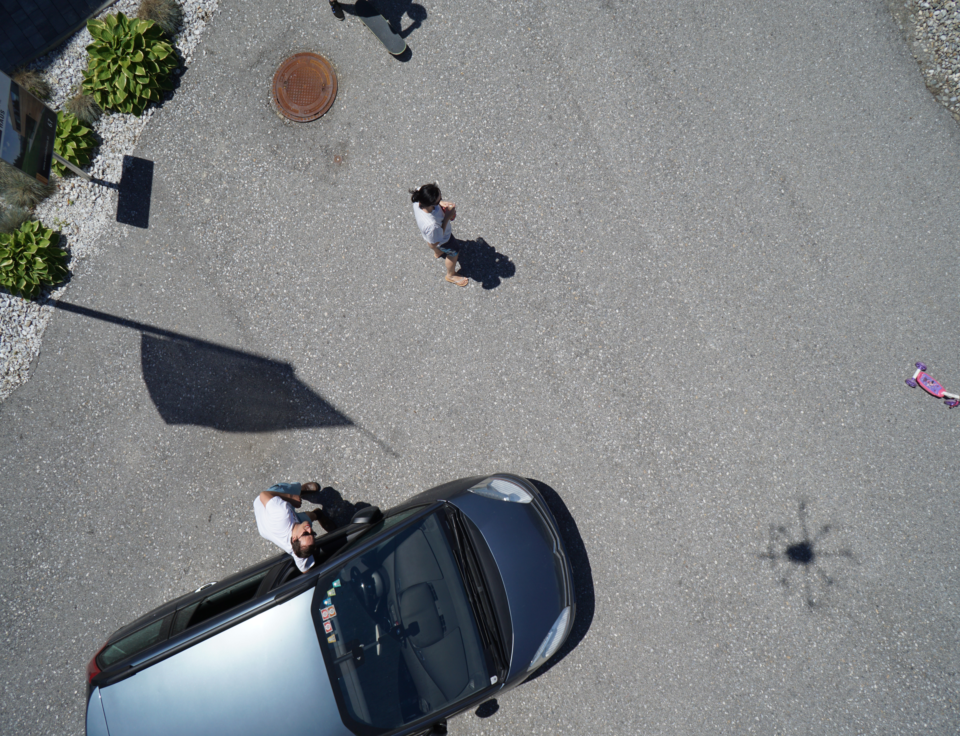
#> input picture images_raw/080.png, 960 x 736 px
$ python prepare_inference_input.py images_raw out
#> lines starting #> are read from the running program, lines starting #| are printed output that depends on the picture
#!/usr/bin/env python3
"""Convert regular RGB images to nnU-Net input format."""

import argparse
from pathlib import Path

import numpy as np
import wandb
from loguru import logger
from PIL import Image


def convert_to_nnunet_format(input_dir: Path, output_dir: Path) -> None:
    """
    Convert RGB images to nnU-Net format (separate channels).

    Args:
        input_dir: Directory containing RGB images
        output_dir: Directory to save converted images
    """
    # Initialize W&B
    if wandb.run is None:
        wandb.init(project="semantic_segmentation_nnunet_inference", job_type="preprocessing")

    output_dir.mkdir(parents=True, exist_ok=True)

    # Supported image extensions
    extensions = ["*.jpg", "*.jpeg", "*.png", "*.bmp"]

    image_files = []
    for ext in extensions:
        image_files.extend(input_dir.glob(ext))
        image_files.extend(input_dir.glob(ext.upper()))
#> pass 2 of the loop in convert_to_nnunet_format, `for ext in extensions:`:

    if not image_files:
        logger.error(f"No images found in {input_dir}")
        print(f"❌ No images found in {input_dir}")
        return

    logger.info(f"Found {len(image_files)} images for preprocessing")
    print(f"📁 Found {len(image_files)} images")
    print(f"🔄 Converting to nnU-Net format...")

    # Log to W&B
    wandb.log({"preprocessing/total_images": len(image_files)})

    for idx, img_path in enumerate(sorted(image_files)):
        # Read RGB image
        img = Image.open(img_path).convert("RGB")
#> img is the input picture: PIL image 960x736 RGB; mean R, G, B 126.9, 129.5, 131.1
        img_array = np.array(img)

        # Case identifier
        case_id = f"case_{idx:04d}"

        # Split into R, G, B channels and save separately
        for channel_idx in range(3):
            channel_data = img_array[:, :, channel_idx]
            channel_img = Image.fromarray(channel_data)

            # nnU-Net naming: {case_id}_{channel}.png
            output_path = output_dir / f"{case_id}_{channel_idx:04d}.png"
            channel_img.save(output_path)
#> this loop made 3 passes
#> pass 1, in convert_to_nnunet_format, `channel_data = img_array[:, :, channel_idx]`:
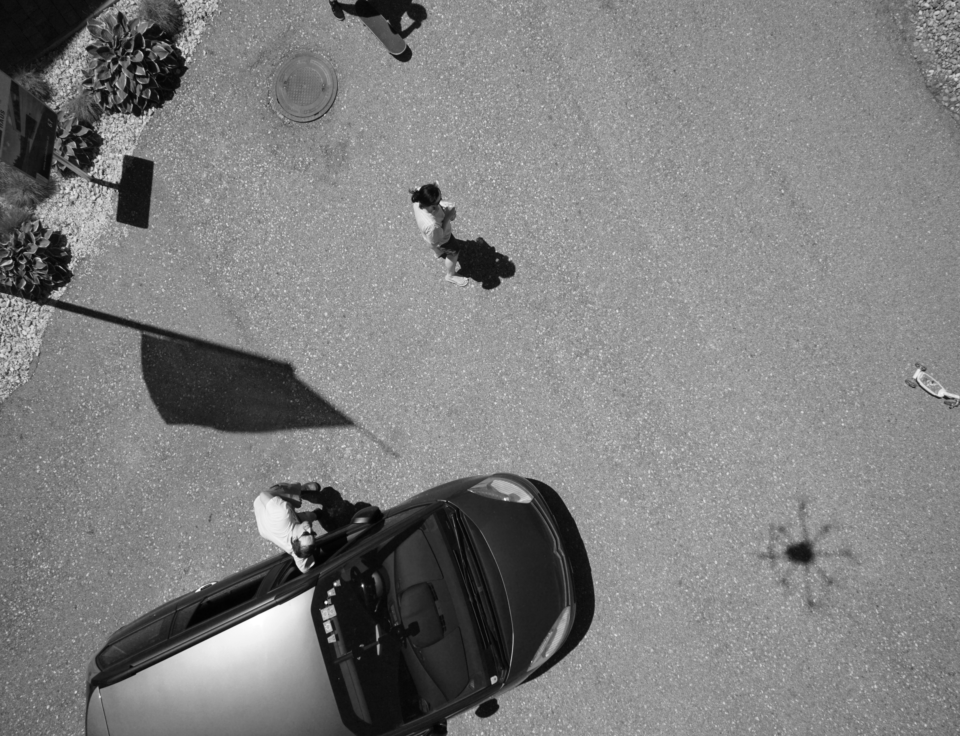
#> channel_data: shape (736, 960); min 2, max 255, mean 126.9
#> pass 2, in convert_to_nnunet_format, `channel_data = img_array[:, :, channel_idx]`:
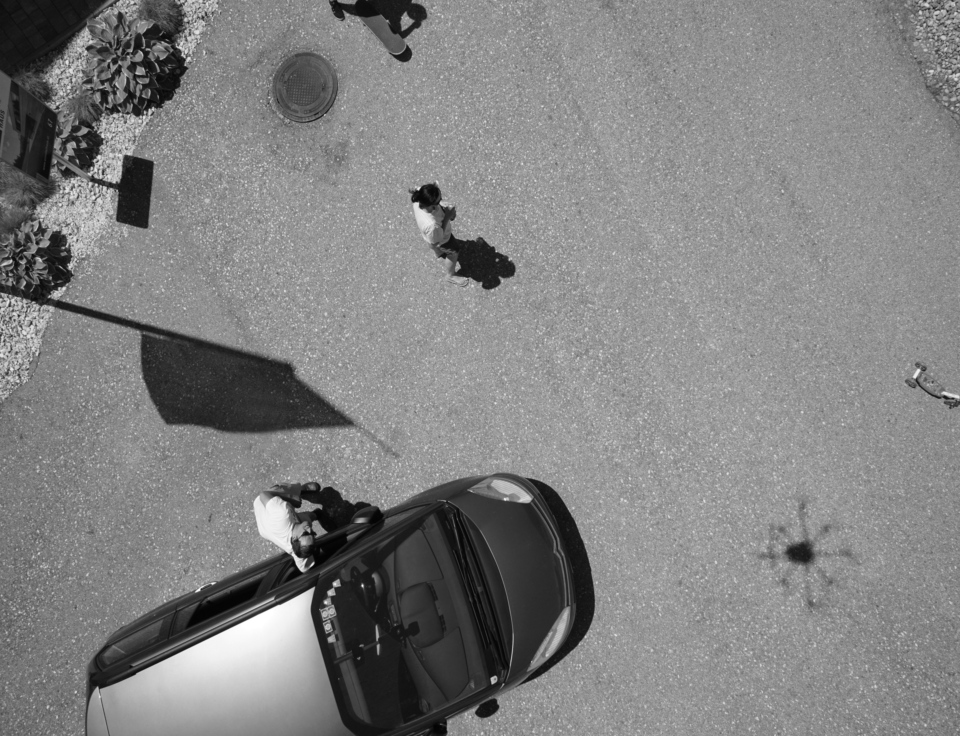
#> channel_data: shape (736, 960); min 3, max 255, mean 129.5
#> pass 3, in convert_to_nnunet_format, `channel_data = img_array[:, :, channel_idx]`:
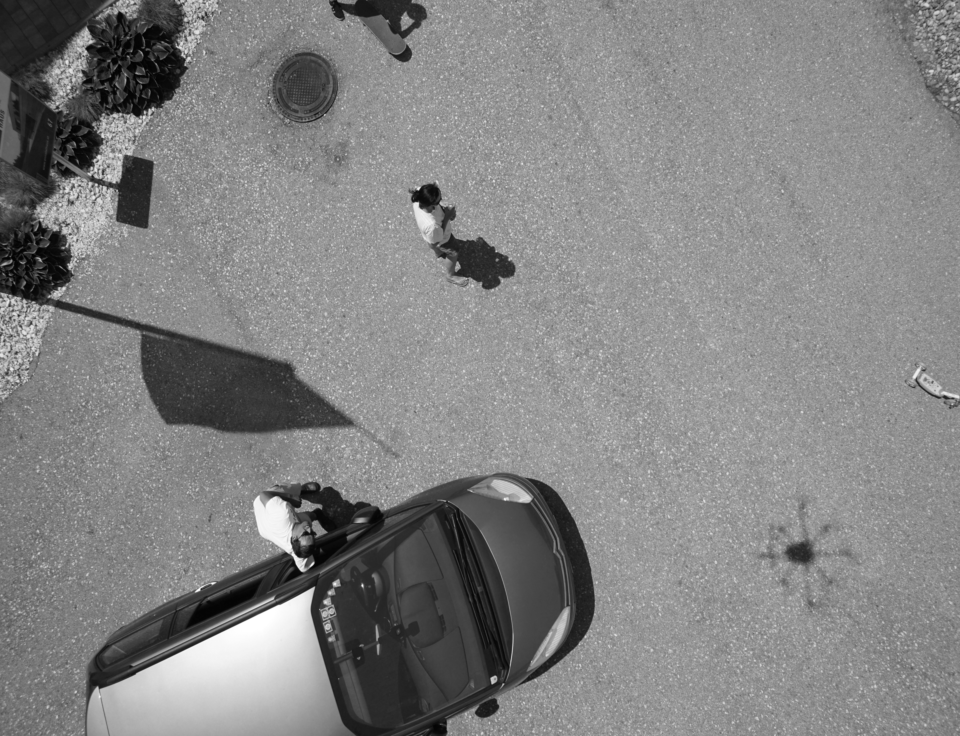
#> channel_data: shape (736, 960); min 0, max 255, mean 131.1

        print(f"  ✅ {img_path.name} → {case_id}_0000.png (R), _0001.png (G), _0002.png (B)")
#> pass 2 of the loop in convert_to_nnunet_format, `for idx, img_path in enumerate(sorted(image_files)):`:
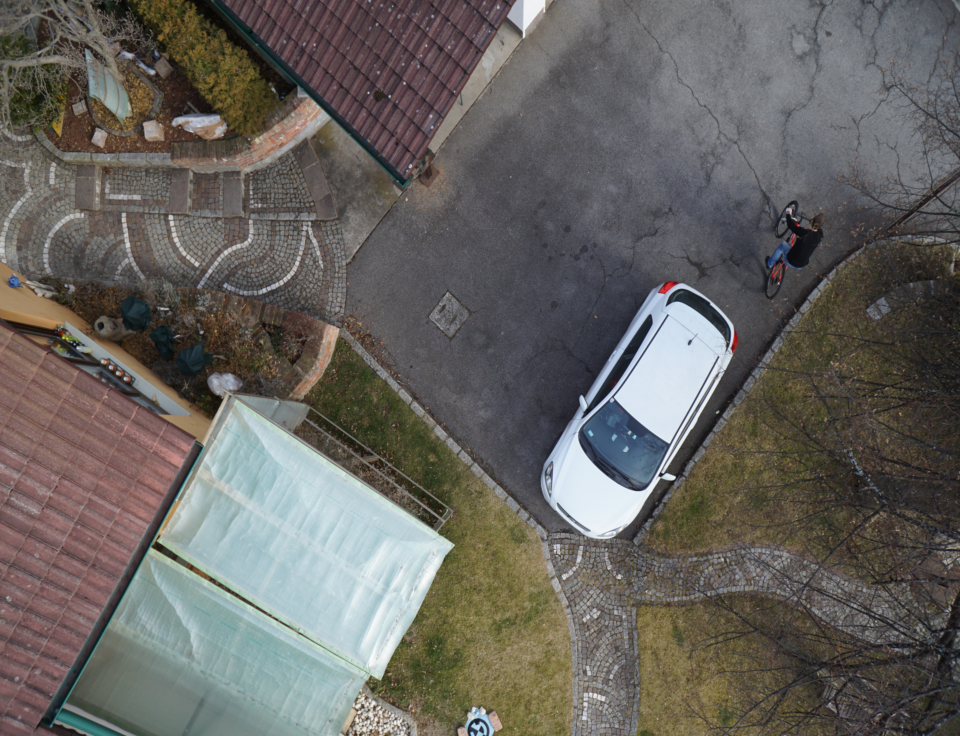
#> input picture images_raw/150.png, 960 x 736 px
#> in convert_to_nnunet_format, img is the input picture: PIL image 960x736 RGB; mean R, G, B 102.5, 99.6, 95.4
#> the loop in convert_to_nnunet_format, `for channel_idx in range(3):` made 3 passes
#> pass 1, in convert_to_nnunet_format, `channel_data = img_array[:, :, channel_idx]`:
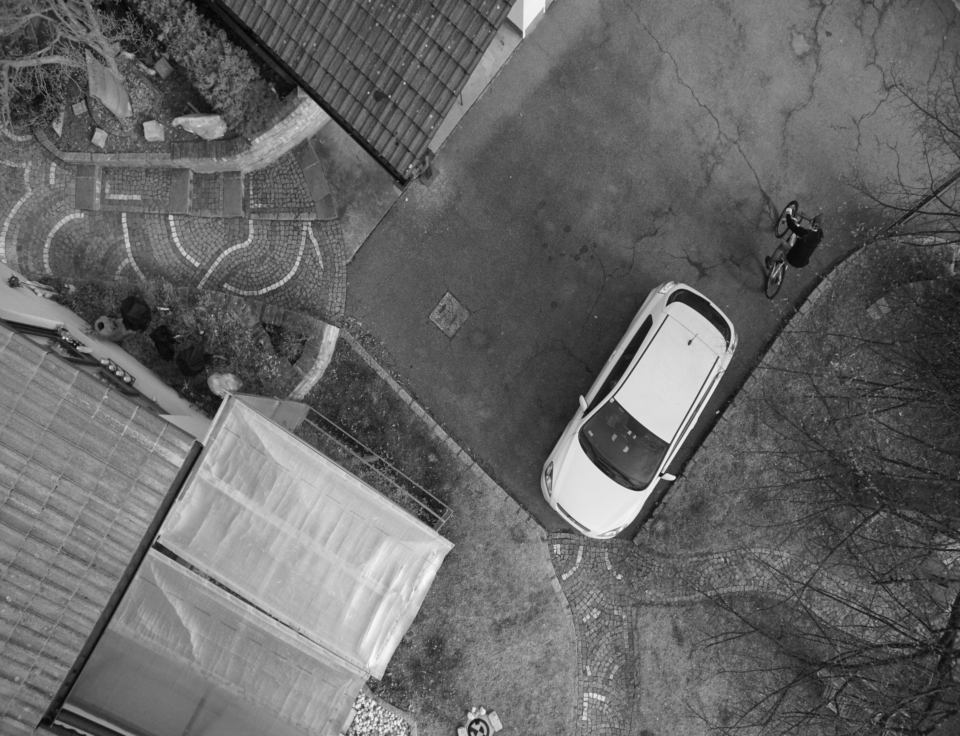
#> channel_data: shape (736, 960); min 3, max 251, mean 102.5
#> pass 3, in convert_to_nnunet_format, `channel_data = img_array[:, :, channel_idx]`:
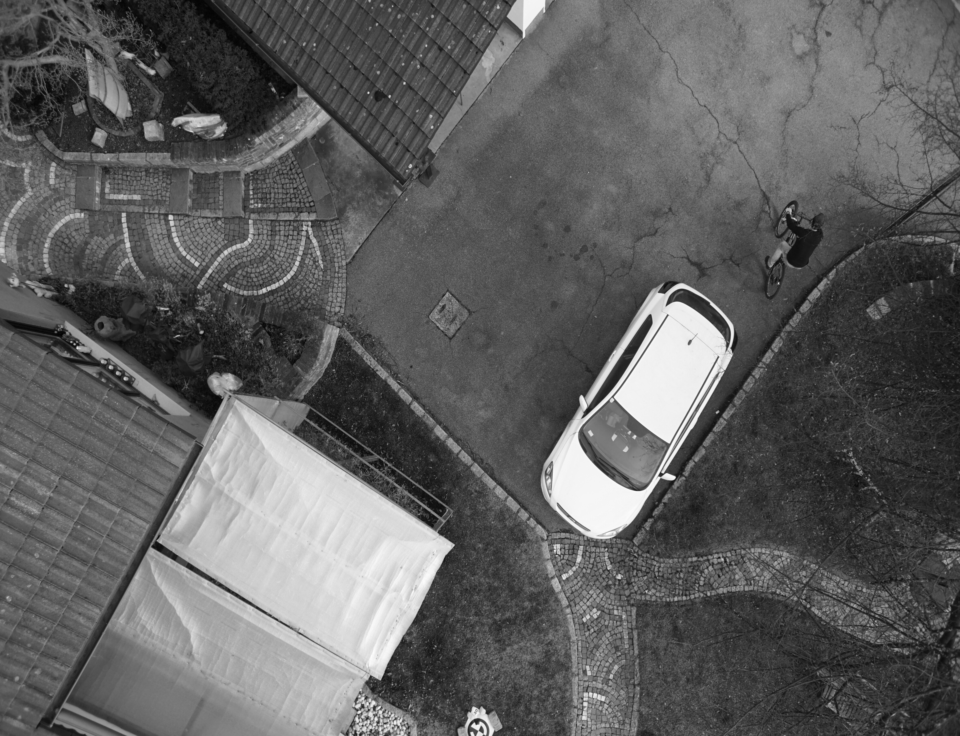
#> channel_data: shape (736, 960); min 2, max 252, mean 95.4

    logger.success(f"Conversion complete! Generated {len(image_files) * 3} channel files")
    print(f"\n✅ Conversion complete!")
    print(f"📂 Output: {output_dir}")
    print(f"📊 Generated {len(image_files) * 3} channel files")

    # Log summary to W&B
    wandb.log({"preprocessing/completed": len(image_files), "preprocessing/channel_files": len(image_files) * 3})
    logger.info("Preprocessing metrics logged to W&B")


def main():
    parser = argparse.ArgumentParser(description="Convert RGB images to nnU-Net input format")
    parser.add_argument("input_dir", type=Path, help="Directory containing RGB images")
    parser.add_argument("output_dir", type=Path, help="Directory to save nnU-Net format images")

    args = parser.parse_args()

    if not args.input_dir.exists():
        print(f"❌ Input directory not found: {args.input_dir}")
        return

    convert_to_nnunet_format(args.input_dir, args.output_dir)


if __name__ == "__main__":
    main()
